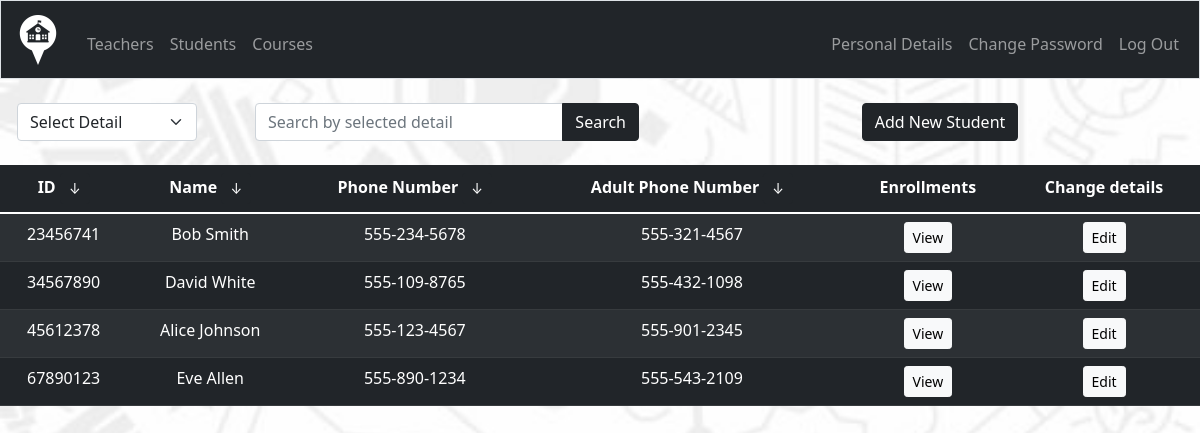
Screenshot of /admin/students (signed in) with the database file from the repository.
### tables this page shows
CREATE TABLE student (
    student_id INTEGER PRIMARY KEY NOT NULL,
    name TEXT NOT NULL,
    phone TEXT,
    adult_phone TEXT
);

### app.py (the view)
@app.route("/admin/students", methods=["GET", "POST"])
@login_required
@admin_required
def admin_students():
    students = db.execute("SELECT * FROM student")
    if request.method == "POST":
        detail = request.form.get("detail")
        query = request.form.get("query")
        if detail and query:
            results = db.execute(
                f"SELECT * FROM student WHERE {detail} LIKE ?", ("%" + query + "%",)
            )
            return render_template("admin_students.html", students=results)
        else:
            flash("All fields are required.", "error")
            return render_template("admin_students.html", students=students)
    else:
        return render_template("admin_students.html", students=students)

### app.py (called while the page is built)
@app.after_request
def after_request(response):
    response.headers["Cache-Control"] = "no-cache, no-store, must-revalidate"
    response.headers["Expires"] = 0
    response.headers["Pragma"] = "no-cache"
    return response

### helpers.py (called while the page is built)
def login_required(f):
    @wraps(f)
    def decorated_function(*args, **kwargs):
        if session.get("user_id") is None:
            return redirect("/login")
        return f(*args, **kwargs)
    return decorated_function

def admin_required(f):
    @wraps(f)
    def decorated_function(*args, **kwargs):
        if session.get("role") != "Admin":
            return redirect("/login")
        return f(*args, **kwargs)
    return decorated_function

### templates/admin_students.html (shortened to what this page needs)
{% extends "layout.html" %}
{% block main %}
<form action="/admin/students" method="post">
    <div class="row justify-content-around">
        <div class="col-md-2">
            <select class="form-select" id="detail" name="detail">
                <option disabled selected>Select Detail</option>
            </select>
        </div>
        <div class="col-md-4">
            <div class="input-group">
                <input type="text" class="form-control" id="query" name="query" placeholder="Search by selected detail">
                <button type="submit" class="btn btn-dark" id="search-button">Search</button>
            </div>
        </div>
        <div class="col-md-5">
            <a href="/admin/students_add" class="btn btn-dark mt-0">Add New Student</a>
        </div>
    </div>
</form>
<table class="table table-dark table-striped mt-4">
    <thead>
        <tr>
            <th scope="col" onclick="sortStudents(1)">ID <button class="btn btn-dark btn-sm btn-sort">↓</button></th>
            <th scope="col" onclick="sortStudents(2)">Name <button class="btn btn-dark btn-sm btn-sort">↓</button></th>
            <th scope="col" onclick="sortStudents(3)">Phone Number <button class="btn btn-dark btn-sm btn-sort">↓</button></th>
            <th scope="col" onclick="sortStudents(4)">Adult Phone Number <button class="btn btn-dark btn-sm btn-sort">↓</button></th>
            <th scope="col" style="padding-bottom: 13px;">Enrollments</th>
            <th scope="col" style="padding-bottom: 13px;">Change details</th>
        </tr>
    </thead>
    <tbody>
        {% for student in students %}
            <tr>
                <td>{{ student.student_id }}</td>
                <td>{{ student.name }}</td>
                <td>{{ student.phone }}</td>
                <td>{{ student.adult_phone }}</td>
                <td>
                    <a href="/student/enrollments/{{ student.student_id }}" class="btn btn-light btn-sm">View</a>
                </td>
                <td>
                    <a href="/admin/students_edit/{{ student.student_id }}" class="btn btn-light btn-sm">Edit</a>
                </td>
            </tr>
        {% endfor %}
    </tbody>
</table>
{% endblock %}

### static/styles.css (style rules this page uses)
body { background-image: url('/static/school.jpg'); background-size: cover; background-position: center; background-repeat: no-repeat; }

### rows the page displays
student: student_id "23456741", name "Bob Smith", phone "555-234-5678", adult_phone "555-321-4567"
student: student_id "34567890", name "David White", phone "555-109-8765", adult_phone "555-432-1098"
student: student_id "45612378", name "Alice Johnson", phone "555-123-4567", adult_phone "555-901-2345"
student: student_id "67890123", name "Eve Allen", phone "555-890-1234", adult_phone "555-543-2109"
